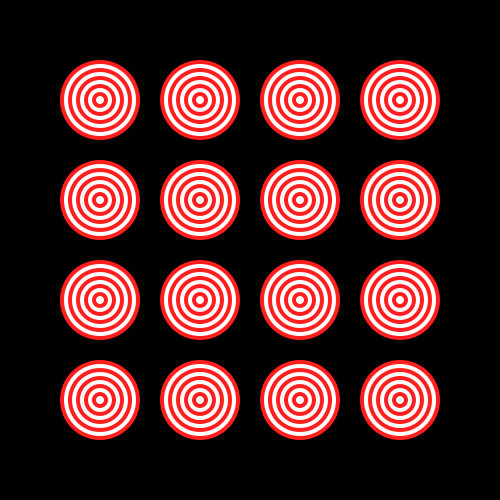
Frame 1 (no input)
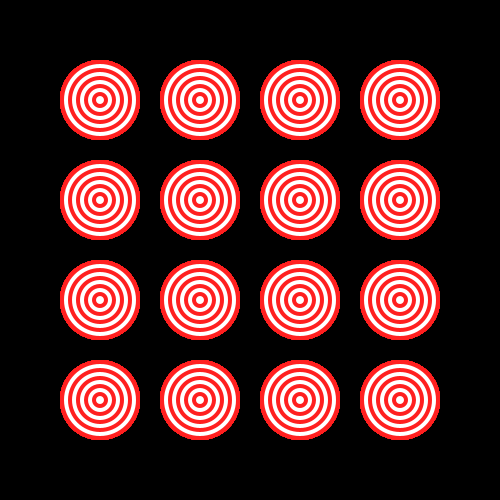
Frame 60 (the mouse pressed at the canvas centre just before this capture)
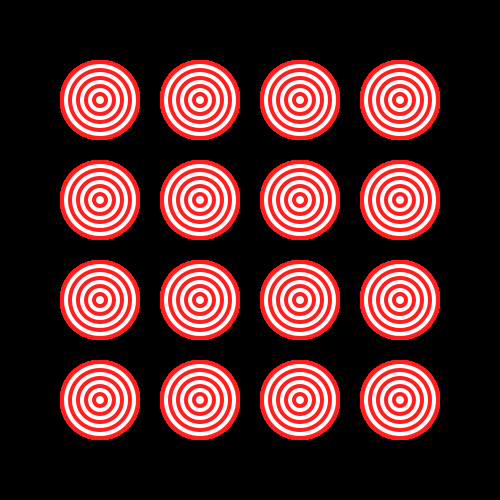
Frame 120 (the mouse held since frame 60 and released just before this capture)

The Processing sketch that drew these frames (run headless with seeded random() and noise(); from frame 60 on, the mouse is pressed at the canvas centre):

// Processing sketch: processing_38085
// ── processing_38085.pde

void setup()
{
  smooth();
  size(500, 500);
  background(0, 0, 0);
  noStroke();
}

void draw()
{
  for(int i = 1; i < 5; i++)
  {
    for(int j = 1; j < 5; j++)
    {
       drawTarget(100 * i, 100 * j);
    }
  }
}

void drawTarget(int x, int y)
{
  smooth();
  int c = 255;
  
  for(int i = 80; i > 0; i -=8)
  {
     if(c == 31) c = 255;
     else c = 31;
     fill(255, c, c);
     ellipse(x, y, i, i);
  }
} 
                
                
